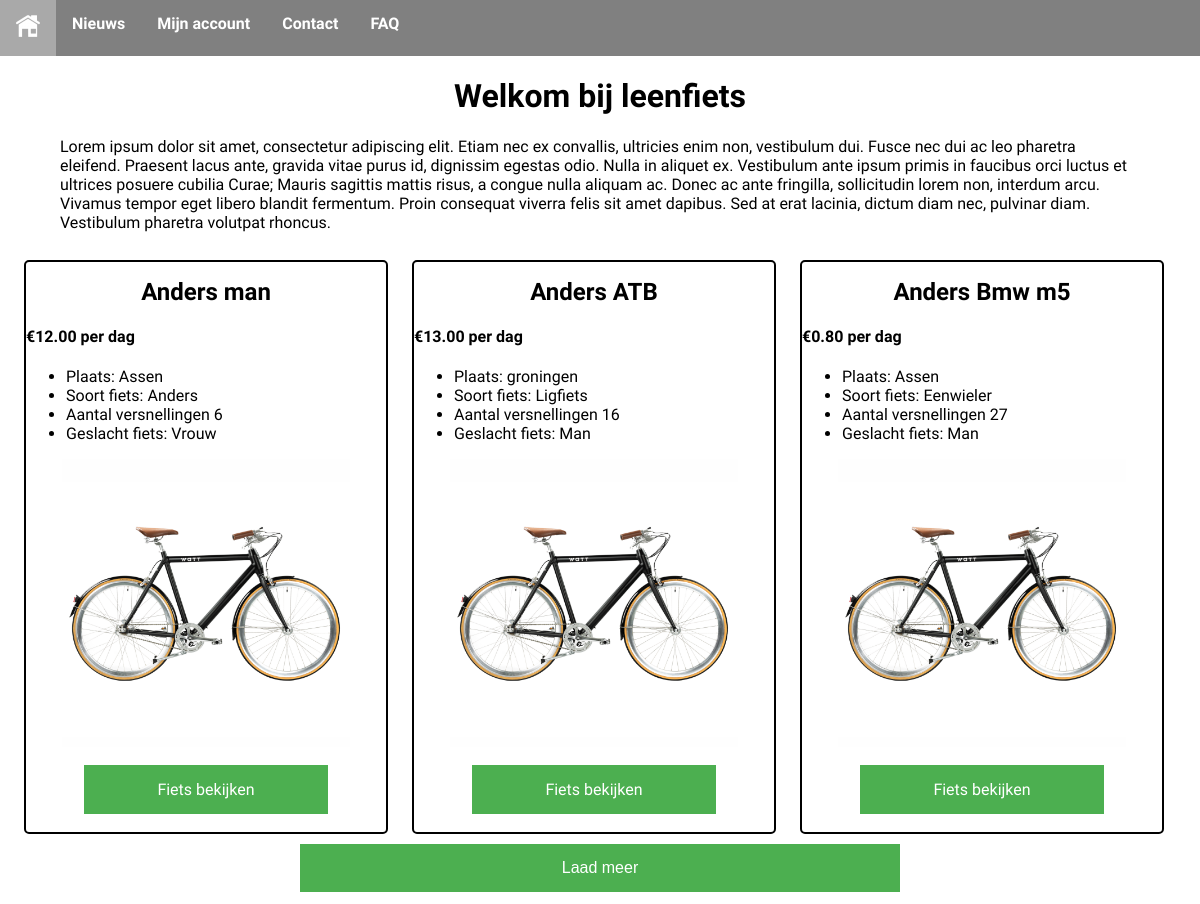
The page / on the database its author committed.
### tables this page shows
CREATE TABLE `fietsen` (
  `id` int(11) NOT NULL,
  `borg` decimal(11,2) NOT NULL,
  `prijs` decimal(11,2) NOT NULL,
  `versnellingen` int(11) NOT NULL,
  `gebruiker_id` int(11) NOT NULL,
  `plaats` varchar(255) NOT NULL,
  `id_soort_fiets` int(11) NOT NULL,
  `id_merk_fiets` int(11) NOT NULL,
  `kleur_fiets` varchar(255) NOT NULL,
  `geslacht_fiets` varchar(255) NOT NULL,
  `model` varchar(255) NOT NULL COMMENT 'Model van de fiets',
  `adres` varchar(255) NOT NULL COMMENT 'Adres van de verlener',
  `omschrijving` text COMMENT 'Omschrijving van de fiets',
  `foto` varchar(255) DEFAULT NULL COMMENT 'Pad naar de afbeelding van de fiets',
  `status` varchar(255) NOT NULL DEFAULT 'beschikbaar' COMMENT 'Waarde kan zijn, beschikbaar, niet beschikbaar, uitgeleend',
  `token` varchar(255) DEFAULT NULL COMMENT 'Deze token is nodig voor het QR systeem'
);

CREATE TABLE `merk_fiets` (
  `id` int(11) NOT NULL,
  `merk_naam` varchar(255) NOT NULL
);

CREATE TABLE `soort_fiets` (
  `id` int(11) NOT NULL,
  `soort_fiets` varchar(255) NOT NULL
);

### index.php (the view, shortened to what this page needs)
<?php
require 'utils/database_connection.php';
?>
<!DOCTYPE html>
<html lang="nl">
<head>
</head>
<body class="hoofdpagina">
<div><?php include 'menu.php'; ?></div>
<div id="tekstHoofdpagina">
    <h1>Welkom bij leenfiets</h1>
    <p>Lorem ipsum dolor sit amet, consectetur adipiscing elit. Etiam nec ex convallis, ultricies enim non, vestibulum dui. Fusce nec dui ac leo pharetra eleifend. Praesent lacus ante, gravida vitae purus id, dignissim egestas odio. Nulla in aliquet ex. Vestibulum ante ipsum primis in faucibus orci luctus et ultrices posuere cubilia Curae; Mauris sagittis mattis risus, a congue nulla aliquam ac. Donec ac ante fringilla, sollicitudin lorem non, interdum arcu. Vivamus tempor eget libero blandit fermentum. Proin consequat viverra felis sit amet dapibus. Sed at erat lacinia, dictum diam nec, pulvinar diam. Vestibulum pharetra volutpat rhoncus.</p>
</div>
<div id = "bodyFietsen">
    <?php
    $sql = "SELECT fietsen.borg, fietsen.prijs, fietsen.versnellingen, fietsen.id, fietsen.plaats, fietsen.kleur_fiets, fietsen.model, fietsen.geslacht_fiets, fietsen.adres, fietsen.foto, soort_fiets.soort_fiets, merk_fiets.merk_naam
                from fietsen, merk_fiets, soort_fiets
                WHERE fietsen.id_soort_fiets = soort_fiets.id
                AND fietsen.id_merk_fiets = merk_fiets.id ";
    $result = $mysqli->query($sql);
    if ($result->num_rows > 0) {
        while($row = $result->fetch_assoc()) {
            $afbeelding = $row['foto'];
            if (empty($afbeelding)){
                $afbeelding = "fiets_afbeeldingen/default.png";
            }
            echo   "<div class='fiets_blok'>
                    <h1>$row[merk_naam] $row[model]</h1>
                    <h4>€$row[prijs] per dag</h4>
                    <ul>
                    <li>Plaats: $row[plaats]</li>
                    <li>Soort fiets: $row[soort_fiets]</li>
                    <li>Aantal versnellingen $row[versnellingen]</li>
                    <li>Geslacht fiets: $row[geslacht_fiets]</li>
                    </ul><div class='afbeeldingDiv'>
                    <img src = $afbeelding></div>
                    <a href=fiets.php?fiets_id=$row[id]  >Fiets bekijken</a>
                    </div>";
        }
    }
    else { echo "Er zijn momenteel geen fietsen beschikbaar"; }
    ?>
</div>
<button id="buttonLaadMeer" onclick="laadMeer()">Laad meer</button>
</body>
</html>

### menu.php (shortened to what this page needs)
<!DOCTYPE html>
<html lang="nl">
<head>
    <link rel="stylesheet" href="utils/styles.css">
</head>
<body>
<div class="navbar">
    <a href="index.php"><img src="foto/foto_home.png" height="24" width="24"></a>
    <a href="#">Nieuws</a>
    <div class="dropdown">
        <button class="dropbtn">Mijn account</button>
    </div>
    <a href="contact.php">Contact</a>
    <a href="faq.php">FAQ</a>
</div>
</body>
</html>

### utils/styles.css (style rules this page uses)
.navbar { overflow: hidden; background-color: grey; font-family: 'M PLUS Rounded 1c', sans-serif; font-weight: bold; }
.navbar a { float: left; font-size: 16px; color: white; text-align: center; padding: 14px 16px; text-decoration: none; font-family: 'M PLUS Rounded 1c', sans-serif; font-weight: bold; }
.dropdown { float: left; overflow: hidden; font-family: 'M PLUS Rounded 1c', sans-serif; font-weight: bold; }
.dropdown .dropbtn { font-size: 16px; border: none; outline: none; color: white; padding: 14px 16px; background-color: inherit; margin: 0; font-family: 'M PLUS Rounded 1c', sans-serif; font-weight: bold; }
body { margin: 0; font-family: 'M PLUS Rounded 1c', sans-serif; }
.fiets_blok { width: 30%; margin-left: 2%; height: auto; border: 2px solid black; border-radius: 5px; margin-bottom: 10px; float: left; display: none; }
.fiets_blok h1 { text-align: center; font-size:2vw; }
.fiets_blok a { display: block; margin-left: auto; margin-right: auto; margin-bottom: 5%; margin-top: 5%; width: 50%; background-color: #4CAF50; border: none; color: white; padding: 15px 32px; text-align: center; text-decoration: none; font-size: 16px; }
.fiets_blok img { position: absolute; left: 50%; transform: translateX(-50%); height: 100%; margin-left: auto; margin-right: auto; }
.afbeeldingDiv { width: 80%; padding-bottom: 80%; margin-left: auto; margin-right: auto; position: relative; overflow: hidden; }
#tekstHoofdpagina h1 { text-align: center; }
#tekstHoofdpagina { width: 90%; display: block; margin-left: auto; margin-right: auto; }
#buttonLaadMeer { background-color: #4CAF50; border: none; color: white; padding: 15px 32px; text-align: center; text-decoration: none; display: inline-block; font-size: 16px; width: 50%; display: block; margin-left: auto; margin-right: auto; margin-bottom: 1%; }
#bodyFietsen { width: 100%; float: right; margin-top: 1%; margin-left: auto; margin-right: auto; }

### rows shown on the page
fietsen: id_merk_fiets.merk_naam "Anders", model "man", prijs "12.00", plaats "Assen", id_soort_fiets.soort_fiets "Anders", versnellingen "6", geslacht_fiets "Vrouw"
fietsen: id_merk_fiets.merk_naam "Anders", model "ATB", prijs "13.00", plaats "groningen", id_soort_fiets.soort_fiets "Ligfiets", versnellingen "16", geslacht_fiets "Man"
fietsen: id_merk_fiets.merk_naam "Anders", model "Bmw m5", prijs "0.80", plaats "Assen", id_soort_fiets.soort_fiets "Eenwieler", versnellingen "27", geslacht_fiets "Man"
